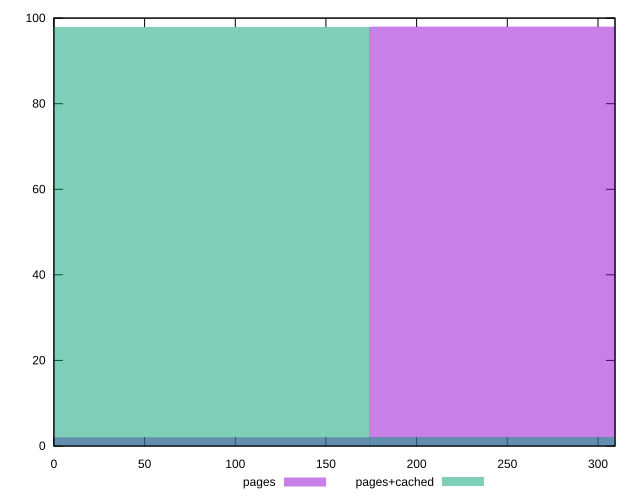

Reproduce this figure in gnuplot.
reset

$pages <<EOF
0 2
348.0680479785207 98
EOF

$pagesCached <<EOF
348.0680479785207 2
0 98
EOF

set key outside below
set boxwidth 348.0680479785207
set xrange [0:309.376]
set yrange [0:100]
set trange [0:100]
set style fill transparent solid 0.5 noborder
set terminal svg size 640, 500 enhanced background rgb 'white'
set output "report_00007_2020-12-11T15:55:29.892Z/uses-rel-preconnect/comparison/histogram/1_vs_2.svg"

plot $pages title "pages" with boxes, \
     $pagesCached title "pages+cached" with boxes

reset
